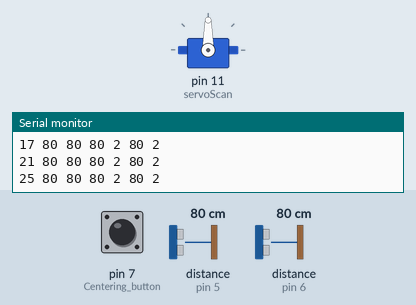
The sketch below on a simulated Arduino Uno, built with avr-gcc and run on an emulated ATmega328P. On the bench: servo, the last lines printed to the serial monitor. Wiring (inferred from the names in the program): 2 × ultrasonic range finder: trigger pin 5, echo pin 5 / trigger pin 6, echo pin 6. Inputs (shaded band) come from the test bench; at power-on: pin 7 (Centering_button) LOW, distance to the obstacle (sensors on pin 5, pin 6) 80 cm. The echo pulse lasts 58.3 µs per cm.

Above: at 1.2 s.
1.3 s: pin 7 (Centering_button) pulled HIGH for 0.15 s
At 2.9 s:
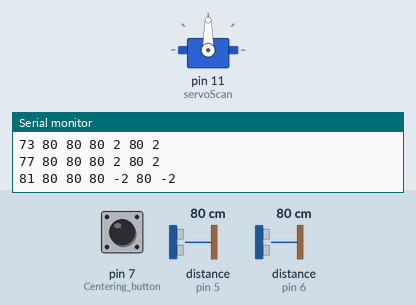
4.3 s: pin 7 (Centering_button) pulled HIGH for 1 s
7.3 s: pin 7 (Centering_button) pulled HIGH for 3.2 s
At 11.4 s:
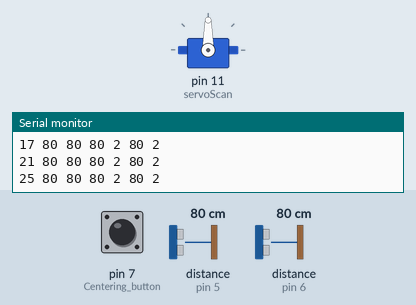
Timing chart, 0 to 12.9 s (numbered marks = the images above; inputs shaded):
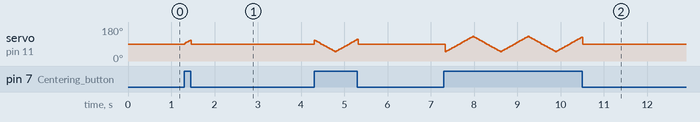

Measured:
- after the input at 1.3 s, servo on pin 11 (servoScan): rises from 90° to 110° in 0.13 s, then falls to 90° in 0.03 s

The sketch:

IdentifyClosestObject.ino
```cpp
// IDENTIFY_CLOSEST_OBJECT
// - Scan left and right using 2 sonars.
// - One scan is to go from -50->50 or vice versa.
// - Identify and approximate center of the closest object.
// RETURN:  2 object vectors (one high, one low)
//          r - Distance to closest object
//          a - Angle to closest object, Span=[-aMax,+aMax]
//////////// Constants  ////////////////////////////////////////
const int nScanSteps = 20;          //How many measurements to
                                     //take for each scan

const int angleCorrection = 90;      //Middle position of scanners

const int angleMax = 40;             //Maxangle from centre

const int distTol = 5;               //How many cm a reading may
                                     //differ while still be
                                     //regarded the same object.
const int s1_pin = 6;                // Low Sensor
const int s2_pin = 5;                // High Sensor
const double pi = 3.14159265358979;

////////////  Motors  ////////////////////////////////////
#include <Servo.h>                   // Include servo library
Servo servoScan;

////////////  Variables  /////////////////////////////////
int s1_objectVector[2] = {400,0};
int s2_objectVector[2] = {400,0};

int s1_tmpMin = 400;              //Min reading for sensor...
int s2_tmpMin = 400;              //...current scan

int s1_objSide1;                  // First side of object
int s1_objSide2;                  // Second side of object
int s2_objSide1;
int s2_objSide2;

double angleStep;
boolean increasing = true;           // true:  -maxA -> +maxA
                                     // false: +maxA -> -maxA
int iteration = nScanSteps/2;    // Iteration in current scan
int s1_reading = 400;                 // Current reading
int s2_reading = 400;
int s1_old  = 400;                 // remember old minimum.
int s2_old  = 400;

void setup(){                        // Built-in initialization
                                     // block
  pinMode(7, INPUT);                 // Centering button

  servoScan.attach(11);
  Serial.begin(9600);

  angleStep = double(2*angleMax)/nScanSteps;
}

void loop(){

  double setAngle = iteration*angleStep - angleMax;

  servoScan.write(digitalRead(7) ?
                angleCorrection + setAngle : angleCorrection);

  // Current readings
  delay(10);
  s2_reading = readSonar(s2_pin);
  delay(10);
  s1_reading  = readSonar(s1_pin);


  //------------ SCANNER 1 ------------\\
  // Object begins
  if(s1_reading < s1_tmpMin - distTol) {
    // Define new minima, first side found
    s1_tmpMin = s1_reading;
    s1_objSide1 = setAngle;
    s1_objSide2 = setAngle;

    if(s1_reading < s1_objectVector[0] - distTol) {
      // Closest thing spotted, imedietly update vector
      s1_old = s1_objectVector[0];
      s1_objectVector[0] = s1_reading;
      s1_objectVector[1] = setAngle;
    }
  }
  else if(s1_reading < s1_objectVector[0] - distTol &&
          s1_reading < s1_old - distTol) {
    // Still at closest object ever
    s1_objSide2 = setAngle;
    s1_objectVector[1] = int((s1_objSide1 + s1_objSide2)/2);
  }
  else if(s1_reading < s1_tmpMin + distTol) {
    // Still at closest object this round
    s1_objSide2 = setAngle;
  }

  //------------ SCANNER 2 ------------\\
  // Object begins
  if(s2_reading < s2_tmpMin - distTol) {
    // Define new minima, first side found
    s2_tmpMin = s2_reading;
    s2_objSide1 = setAngle;
    s2_objSide2 = setAngle;

    if(s2_reading < s2_objectVector[0] - distTol) {
      // Closest thing spotted, imedietly update vector
      s2_old = s2_objectVector[0];
      s2_objectVector[0] = s2_reading;
      s2_objectVector[1] = setAngle;
    }
  }
  else if(s2_reading < s2_objectVector[0] - distTol &&
          s2_reading < s2_old - distTol) {
    // Still at closest object ever
    s2_objSide2 = setAngle;
    s2_objectVector[1] = int((s2_objSide1 + s2_objSide2)/2);
  }
  else if(s2_reading < s2_tmpMin + distTol) {
    // Still at closest object this round
    s2_objSide2 = setAngle;
  }

  //------------ End Scanners ------------\\

  // Updae angle state
  if(increasing) {
    iteration = iteration + 1;
  }
  else {
    iteration = iteration - 1;
  }

  Serial.print(int(setAngle + angleMax + 1));
  Serial.print(" ");
  Serial.print(s1_reading);
  Serial.print(" ");
  Serial.print(s2_reading);
  Serial.print(" ");
  Serial.print(s1_objectVector[0]);
  Serial.print(" ");
  Serial.print(s1_objectVector[1]);
  Serial.print(" ");
  Serial.print(s2_objectVector[0]);
  Serial.print(" ");
  Serial.println(s2_objectVector[1]);

  // Start new scan if end is reached
  if(iteration <= 0 || iteration >= nScanSteps){

    increasing = !increasing;
    s1_objectVector[0] = s1_tmpMin;
    s2_objectVector[0] = s2_tmpMin;
    s1_objectVector[1] = int((s1_objSide1 + s1_objSide2)/2);
    s2_objectVector[1] = int((s2_objSide1 + s2_objSide2)/2);

    int tmp = s1_objSide1;
    s1_objSide1 = s1_objSide2;
    s1_objSide2 = tmp;

    tmp = s2_objSide1;
    s2_objSide1 = s2_objSide2;
    s2_objSide2 = tmp;

    s1_tmpMin  = 400;
    s2_tmpMin  = 400;
    // Reset things for new scan
  }
// End of loop, but code is keept for the moment...
}

long readSonar(int pin) {
  // establish variables for duration of the ping,
  // and the distance result in inches and centimeters:
  long duration, cm;

  // The PING))) is triggered by a HIGH pulse of 2 or more microseconds.
  // Give a short LOW pulse beforehand to ensure a clean HIGH pulse:
  pinMode(pin, OUTPUT);
  digitalWrite(pin, LOW);
  delayMicroseconds(2);
  digitalWrite(pin, HIGH);
  delayMicroseconds(5);
  digitalWrite(pin, LOW);

  // The same pin is used to read the signal from the PING))): a HIGH
  // pulse whose duration is the time (in microseconds) from the sending
  // of the ping to the reception of its echo off of an object.
  pinMode(pin, INPUT);
  duration = pulseIn(pin, HIGH);

  // convert the time into a distance
  cm = microsecondsToCentimeters(duration);

  return cm;
}

long microsecondsToCentimeters(long microseconds)
{
  // The speed of sound is 340 m/s or 29 microseconds per centimeter.
  // The ping travels out and back, so to find the distance of the
  // object we take half of the distance travelled.
  return microseconds / 29 / 2;
}
```
